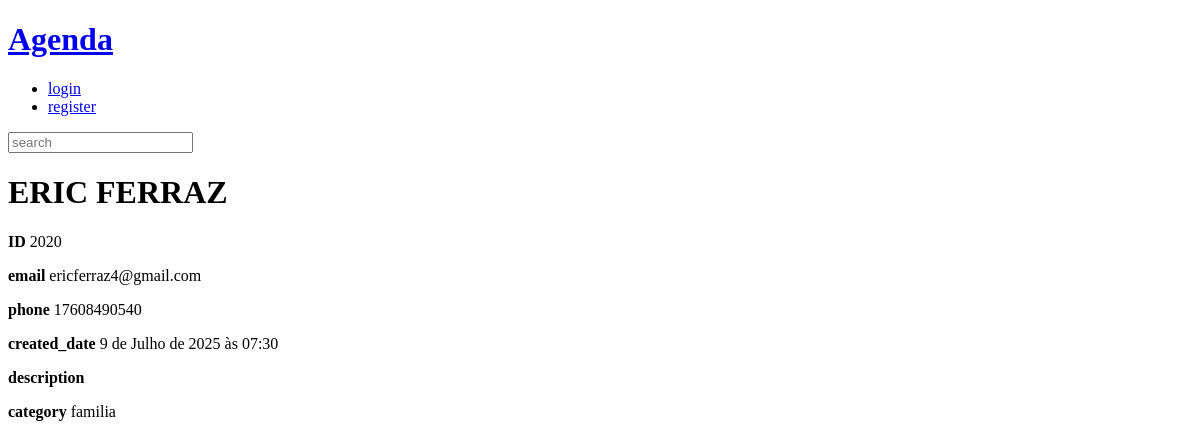
The app's page /contact/2020/detail with its own data.
### contact/models.py (models this page shows, shortened)
class Contact(models.Model):
    first_name = models.CharField(max_length=50)
    last_name = models.CharField(max_length=50,blank=True)
    phone = models.CharField(max_length=15)
    email = models.EmailField(max_length=254, blank=True)
    created_date = models.DateTimeField(default=timezone.now)
    description = models.TextField(blank=True)
    show = models.BooleanField(default=True)
    picture = models.ImageField(upload_to='pictures/%Y/%m', blank=True, null=True)
    Category = models.ForeignKey(
        category,
        on_delete=models.SET_NULL,
        blank=True,
        null=True,
        )
    owner = models.ForeignKey(
        User,
        on_delete=models.SET_NULL,
        blank=True, null=True
    )

class category (models.Model):
    name = models.CharField(max_length=50, blank=True)

### contact/views/contact_views.py (the view)
# urls.py: path('contact/<int:contact_id>/detail', views.contact, name='contact'),
def contact (request, contact_id):
    single_contact = get_object_or_404(Contact, pk=contact_id, show = True)
    site_title = f"{single_contact.first_name} {single_contact.last_name} -"
    context = {
        "contact": single_contact,
        'site_title': site_title
    }
    return render(
        request,
        "contact/contact.html",
        context
        )

### contact/templates/contact/contact.html (shortened to what this page needs)
{% extends 'global/base.html' %}
{% block content %}
    <div class="single-contact">
      <h1 class="single-contact-name">
        {{ contact.first_name }} {{ contact.last_name }}
      </h1>
      <p><b>ID </b>{{ contact.id }} </p>
      <p><b>email </b>{{ contact.email }} </p>
      <p><b>phone </b>{{ contact.phone }} </p>
      <p><b>created_date </b>{{ contact.created_date }} </p>
      <p><b>description </b>{{ contact.description}} </p>
      <p><b>category </b>{{ contact.Category.name }} </p>
      </div>
{% endblock content %}

### base_static/global/css/style.css (style rules this page uses)
body { background-color: #ffffff; }

### records on screen
Contact: first_name "ERIC", last_name "FERRAZ", id "2020", email "ericferraz4@gmail.com", phone "17608490540", created_date "9 de Julho de 2025 às 07:30", Category.name "familia"
